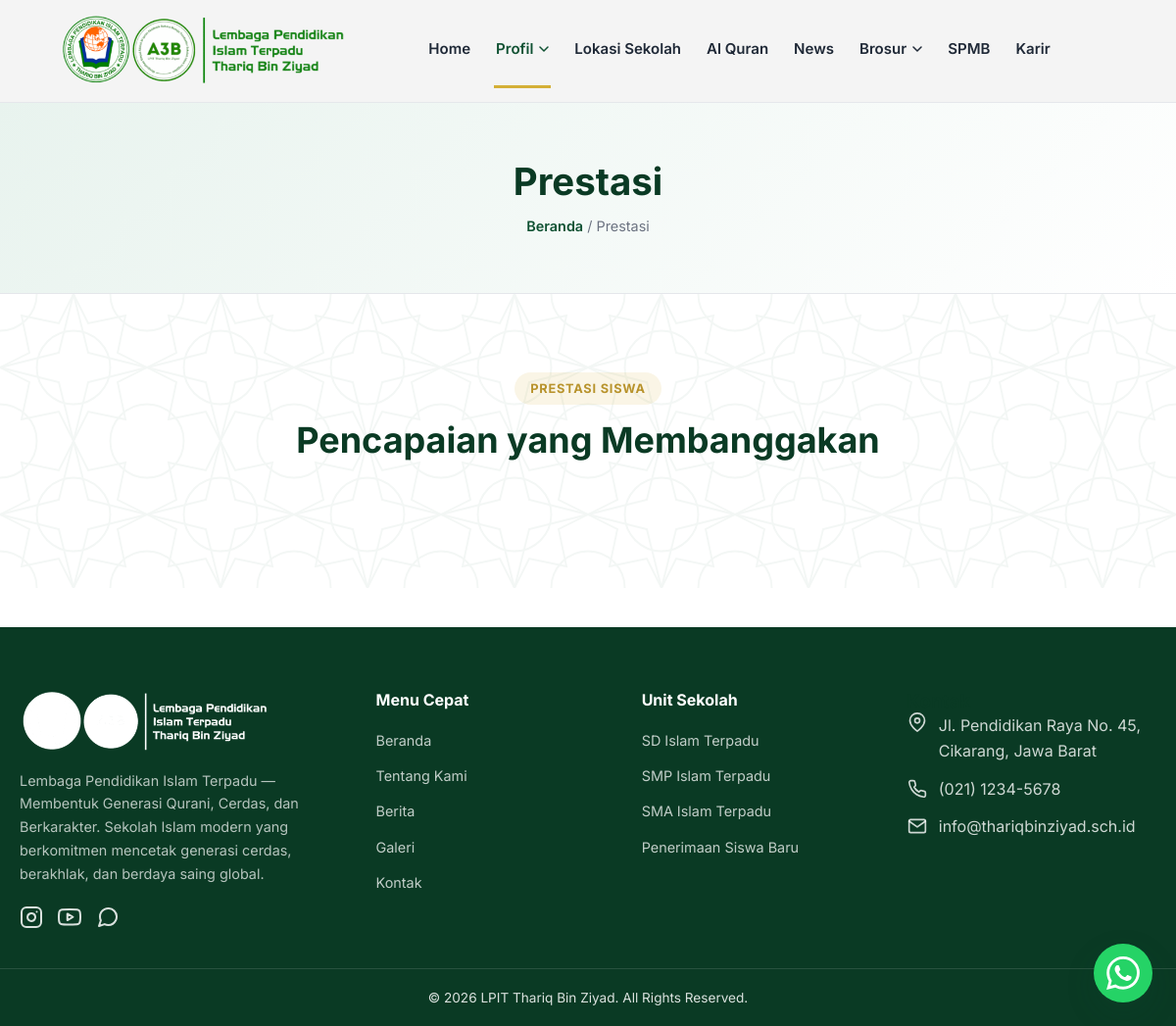
The app's page /prestasi.php, older data.
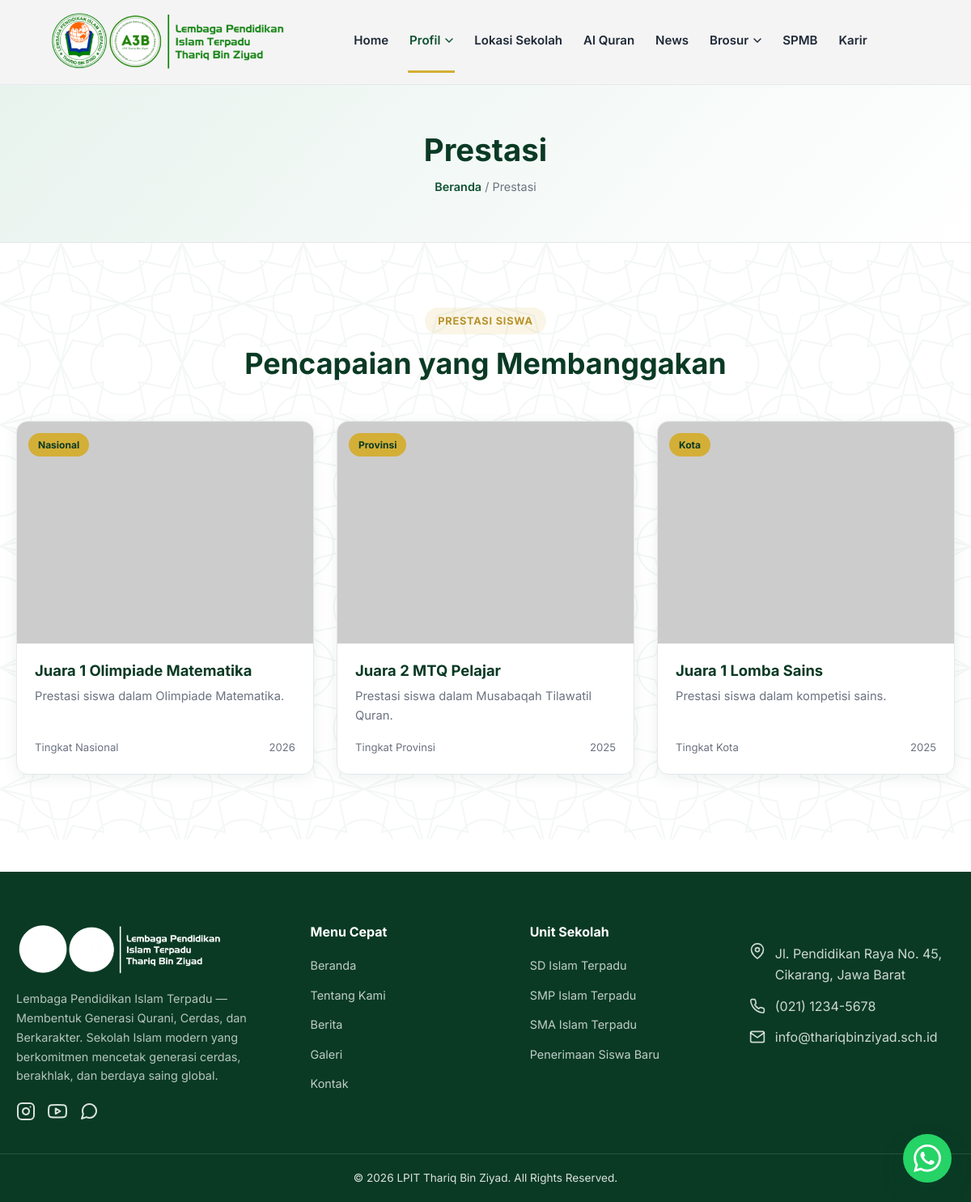
The same page, newer data.
### tables this page shows
CREATE TABLE IF NOT EXISTS `site_content_items` (
    `id` INT AUTO_INCREMENT PRIMARY KEY,
    `type` VARCHAR(30) NOT NULL,
    `title` VARCHAR(180) NOT NULL,
    `subtitle` VARCHAR(180) DEFAULT NULL,
    `description` TEXT NOT NULL,
    `image` VARCHAR(255) DEFAULT NULL,
    `badge` VARCHAR(80) DEFAULT NULL,
    `year` VARCHAR(10) DEFAULT NULL,
    `extra` TEXT DEFAULT NULL,
    `sort_order` INT NOT NULL DEFAULT 0,
    `is_active` TINYINT(1) NOT NULL DEFAULT 1,
    `created_at` TIMESTAMP DEFAULT CURRENT_TIMESTAMP,
    `updated_at` TIMESTAMP DEFAULT CURRENT_TIMESTAMP ON UPDATE CURRENT_TIMESTAMP,
    INDEX `idx_content_type` (`type`,`is_active`,`sort_order`)
);

### backend/helpers/functions.php (called while the page is built, shortened)
<?php
function esc($string) {
    return htmlspecialchars($string ?? '', ENT_QUOTES, 'UTF-8');
}
$nav_menu = [
    'index.php'    => 'Home',
    'profil'       => [
        'label' => 'Profil',
        'children' => [
            'tentang.php'  => 'Tentang Kami',
            'unit.php'     => 'Unit Sekolah',
            'program.php'  => 'Program',
            'prestasi.php' => 'Prestasi',
        ]
    ],
    'kontak.php'   => 'Lokasi Sekolah',
    '#alquran'     => 'Al Quran',
    'berita.php'   => 'News',
    'brosur'       => [
        'label' => 'Brosur',
        'children' => [
            'galeri.php'    => 'Galeri',
            'kegiatan.php'  => 'Kegiatan',
        ]
    ],
    'spmb.php'     => 'SPMB',
    '#karir'       => 'Karir',
];

### frontend/pages/prestasi.php (the view, shortened to what this page needs)
<?php
require_once __DIR__ . '/../../backend/config/database.php';
require_once __DIR__ . '/../../backend/helpers/functions.php';
$achievements = $pdo->query("SELECT * FROM site_content_items WHERE type='achievement' AND is_active=1 ORDER BY sort_order,id")->fetchAll();
require_once __DIR__ . '/../components/header.php';
?>
<section class="page-header">
    <div class="container">
        <h1>Prestasi</h1>
        <p class="breadcrumb"><a href="index.php">Beranda</a> / Prestasi</p>
    </div>
</section>
<section class="section">
    <div class="container">
        <div class="section-head">
            <span class="section-eyebrow">Prestasi Siswa</span>
            <h2>Pencapaian yang Membanggakan</h2>
        </div>
        <div class="grid-3">
            <?php foreach ($achievements as $a): ?>
            <div class="card achieve-card">
                <span class="achieve-tag"><?php echo esc($a['badge'] ?: 'Prestasi'); ?></span>
                <img src="<?php echo esc($a['image'] ?: 'https://placehold.co/500x375/0f5132/ffffff?text='.urlencode($a['title'])); ?>" alt="<?php echo esc($a['title']); ?>" loading="lazy">
                <div class="card-body">
                    <h3><?php echo esc($a['title']); ?></h3>
                    <p><?php echo esc($a['description']); ?></p>
                    <div class="achieve-meta"><span><?php echo esc($a['subtitle']); ?></span><span><?php echo esc($a['year']); ?></span></div>
                </div>
            </div>
            <?php endforeach; ?>
        </div>
    </div>
</section>
<?php require_once __DIR__ . '/../components/footer.php'; ?>

### frontend/components/header.php (shortened to what this page needs)
<!DOCTYPE html>
<html lang="id">
<head>
<link rel="stylesheet" href="<?php echo SITE_URL; ?>/frontend/assets/css/style.css">
</head>
<body>
<header class="site-header" id="siteHeader">
    <div class="header-inner">
        <a href="<?php echo SITE_URL; ?>/index.php" class="brand">
            <img src="<?php echo SITE_URL; ?>/frontend/assets/images/logo.png" alt="Logo <?php echo esc(SITE_NAME); ?>" class="brand-logo" onerror="this.style.display='none'">
        </a>
        <nav class="main-nav" id="mainNav">
            <ul>
                <?php foreach ($nav_menu as $file => $item): ?>
                    <?php if (is_array($item)): ?>
                    <li class="has-dropdown">
                        <a href="javascript:void(0)" class="dropdown-trigger <?php
                            $childActive = false;
                            foreach ($item['children'] as $cf => $cl) {
                                if ($current_page === $cf) { $childActive = true; break; }
                            }
                            echo $childActive ? 'active' : '';
                        ?>">
                            <?php echo esc($item['label']); ?>
                            <svg class="dropdown-arrow" width="10" height="6" viewBox="0 0 10 6" fill="none"><path d="M1 1L5 5L9 1" stroke="currentColor" stroke-width="1.5" stroke-linecap="round" stroke-linejoin="round"/></svg>
                        </a>
                    </li>
                    <?php else: ?>
                    <li>
                        <a href="<?php echo SITE_URL . '/' . $file; ?>" class="<?php echo ($current_page === $file) ? 'active' : ''; ?>">
                            <?php echo esc($item); ?>
                        </a>
                    </li>
                    <?php endif; ?>
                <?php endforeach; ?>
            </ul>
        </nav>
    </div>
</header>

Row changes from the older to the newer data that the page shows:
added site_content_items: badge "Nasional", title "Juara 1 Olimpiade Matematika", description "Prestasi siswa dalam Olimpiade Matematika.", subtitle "Tingkat Nasional", year "2026"
added site_content_items: badge "Provinsi", title "Juara 2 MTQ Pelajar", description "Prestasi siswa dalam Musabaqah Tilawatil Quran.", subtitle "Tingkat Provinsi", year "2025"
added site_content_items: badge "Kota", title "Juara 1 Lomba Sains", description "Prestasi siswa dalam kompetisi sains.", subtitle "Tingkat Kota", year "2025"
